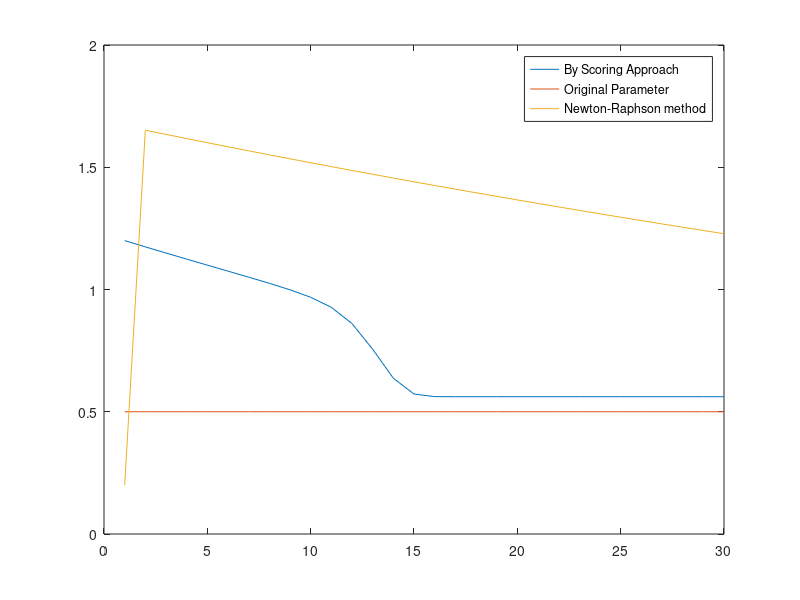

This chart was generated by the following MATLAB code:
% Numerical Determination of MLE Newton-Raphson Approach
% Example problem in book (7.11) (PAge 180-181)
clear all;clc;close all;

N=50; % Data record length
n=0:N-1;
r=0.5; % Parameter to be estimated
noivar=0.01; % Noise Variance
x= (r).^n + sqrt(noivar)*randn(1,N);

% Plot of the cost function
rp=0:.05:1;
for i=1:length(rp),
J(i)=-sum((x-(rp(i)).^n).^2);
end
% figure,plot(rp,J);axis([0 1 -3 0]); % Function to be maximised 

% Newton Raphson method
noiter=30;
r_e(1)= 0.2 ;% 0.2; 1.2; % Initial estimate

for k=2:noiter,
    numer=sum((x-(r_e(k-1)).^n).*n.*(r_e(k-1).^(n-1)));
    denomi= sum(n.*(r_e(k-1).^(n-2)).*(((n-1).*x)-((2*n-1).*(r_e(k-1).^n))));
    r_e(k)=r_e(k-1) - (numer/denomi);
end
% figure,plot(1:noiter,r_e,1:noiter,ones(1,noiter)*r);

% Method oF Scoring (replacing the second derivative with its expected
% value will increase the stability of the iteration

% noiter=30;
r_es(1)= 1.2 ;% 0.2; 1.2;

for k=2:noiter,
    numer=sum((x-(r_es(k-1)).^n).*n.*(r_es(k-1).^(n-1)));
    denomi= sum(n.^(2).*(r_es(k-1).^(2*n-2)));
    r_es(k)=r_es(k-1) + (numer/denomi);
end
figure,plot(1:noiter,r_es,1:noiter,ones(1,noiter)*r,1:noiter,r_e);
legend('By Scoring Approach','Original Parameter','Newton-Raphson method');
